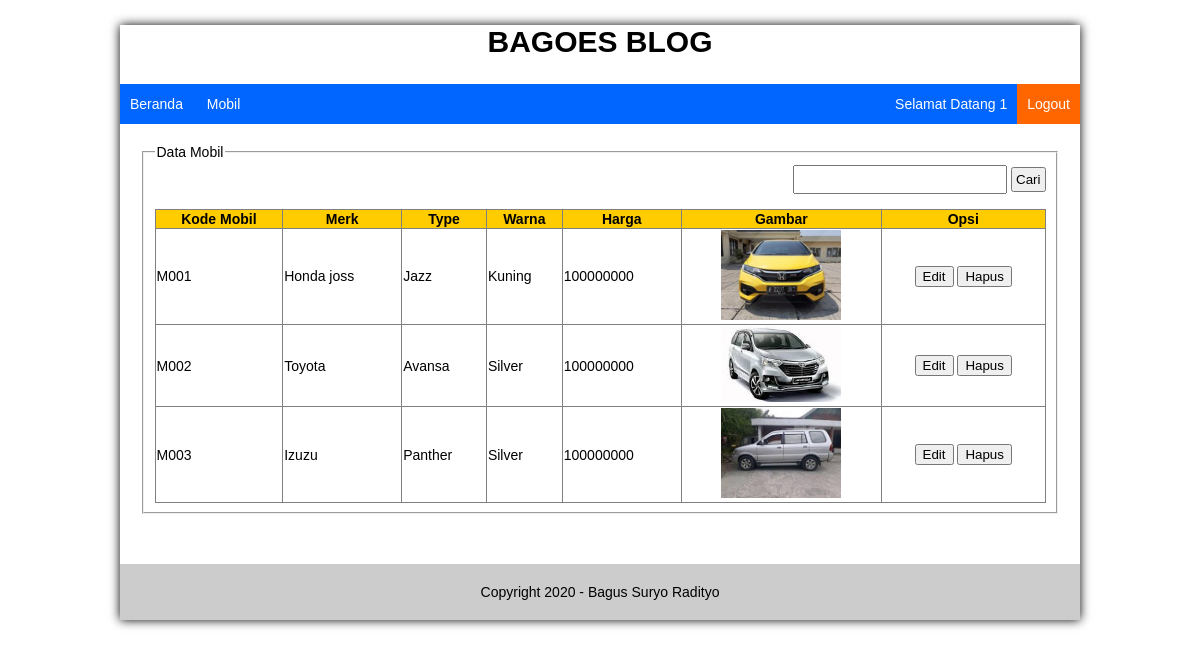
Screenshot of /index.php?page=mobil (signed in) with the database file from the repository.
### tables this page shows
CREATE TABLE `tb_mobil` (
  `kode_mobil` varchar(20) NOT NULL,
  `merk` varchar(30) NOT NULL,
  `type` varchar(30) NOT NULL,
  `warna` varchar(30) NOT NULL,
  `harga` varchar(30) NOT NULL,
  `gambar` varchar(50) NOT NULL
);

### inc/mobil.php (the view)
<fieldset>
	<legend>Data Mobil</legend>
	<div style="margin-bottom: 15px;" align="right">
		<form action="" method="post">
			<input type="text" name="inputan_pencarian" placeholeder="Masukan merk" style="width: 200px; padding: 5px;" />
			<input type="submit" name="cari_mobil" value="Cari" style="padding: 3px;" />
		</form>
	</div>
	<table width="100%" border ="1" style="border-collapse:collapse;">
		<tr style="background-color: #fc0;">
			<th>Kode Mobil</th>
			<th>Merk</th>
			<th>Type</th>
			<th>Warna</th>
			<th>Harga</th>
			<th>Gambar</th>
			<th>Opsi</th>
		</tr>
		<?php
		$inputan_pencarian = @$_POST['inputan_pencarian'];
		$cari_mobil = @$_POST['cari_mobil'];
		if ($cari_mobil) {
			if ($inputan_pencarian |= "") {
				$sql = mysql_query("select * from tb_mobil where merk like '%$inputan_pencarian%' or type like '%$inputan_pencarian%'") or die (mysql_error());
			} else {
				$sql = mysql_query("select * from tb_mobil") or die (mysql_error());
			}
		} else {
			$sql = mysql_query("select * from tb_mobil") or die (mysql_error());
		}
		$cek = mysql_num_rows($sql);
		if($cek < 1){
			?>
			<tr>
				<tr colspan="7" align="center" style="padding: 10px;">Data tidak ditemukan</tr>
			</tr>
			<?php
		} else {
			while($data = mysql_fetch_array($sql)){
			?>
				<tr>
					<td><?php echo $data['kode_mobil']; ?></td>
					<td><?php echo $data['merk']; ?></td>
					<td><?php echo $data['type']; ?></td>
					<td><?php echo $data['warna']; ?></td>
					<td><?php echo $data['harga']; ?></td>
					<td align="center"><img src="img/<?php echo $data['gambar']; ?> " width = "120px" /></td>
					<td align="center">
						<a href="?page=mobil&action=edit&kdmobil=<?php echo $data['kode_mobil']; ?>"><button>Edit</button></a>
						<a onclick="return confirm('yakin ingin menghapus')"  href="?page=mobil&action=hapus&kdmobil=<?php echo $data['kode_mobil']; ?>"><button>Hapus</button></a>
					</td>
				</tr>
			<?php
		    }
		}
	    ?>
	</table>
</fieldset>

### index.php (shortened to what this page needs)
<?php
if (@$_SESSION['admin'] || @$_SESSION['operator']){
?>
<!DOCTYPE html>
<html>
<head>
</head>
<body>
<div id="canvas">
	<div id="header">
		<center><h2>BAGOES BLOG</h2></center>
	</div>
	<div id="menu">
		<ul>
			<li class="utama"><a href="/webku">Beranda</a></li>
			<li class="utama"><a href="">Mobil</a>
			</li>
			<li class="utama right" style="background-color: #f60;" ><a href="inc/logout.php">Logout</a></li>
			<li class="utama right" >
				<?php
				if (@$_SESSION['admin']) {
					$user_terlogin =@$_SESSION['admin'];
				} else if (@$_SESSION['operator']) {
					$user_terlogin =@$_SESSION['operator'];
				}
				?>
				<a>Selamat Datang <?php echo $user_terlogin; ?></a>
			</li>
		</ul>
	</div>
	<div id="isi">
	<?php
	$page = @$_GET['page'];
	$action = @$_GET['action'];
	if($page == "mobil"){
		if ($action == "") {
			include "inc/mobil.php";
		} else if ($action == "tambah") {
			include "inc/tambah_mobil.php";
		} else if ($action == "edit") {
			include "inc/edit_mobil.php";
		} else if ($action == "hapus") {
			include "inc/hapus_mobil.php";
		}
	} else if ($page == "") {
		echo "Selamat datang di halaman utama";
	} else {
		echo "404! Halaman tidak ditemukan";
	}
	?>
	</div>
	<div id="footer">
		Copyright 2020 - Bagus Suryo Radityo
	</div>
</div>
</body>
</html>
<?php
}else{
	header("location: login.php");
}
?>

### index.php (style rules this page uses)
body { font-family: arial; font-size: 14px; }
#canvas { width: 960px; margin: 0 auto; box-shadow: 0 0 10px; }
#header { font-size: 20px; }
#menu { background-color: #0066ff; }
#menu ul { list-style: none; margin: 0; padding: 0; }
#menu ul li.utama { display: inline-table; }
#menu ul li a { display: block; text-decoration: none; line-height: 40px; padding: 0 10px; color: #fff; }
.right { float: right; }
#isi { min-height: 400px; padding: 20px; }
#footer { text-align: center; padding: 20px; background-color: #ccc; }

### rows the page displays
tb_mobil: kode_mobil "M001", merk "Honda joss", type "Jazz", warna "Kuning", harga "100000000", gambar (picture)
tb_mobil: kode_mobil "M002", merk "Toyota", type "Avansa", warna "Silver", harga "100000000", gambar (picture)
tb_mobil: kode_mobil "M003", merk "Izuzu", type "Panther", warna "Silver", harga "100000000", gambar (picture)

### other values shown
$user_terlogin "1"
